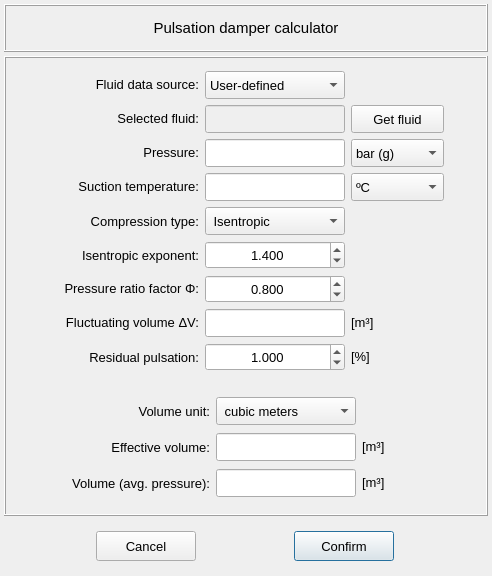
<?xml version="1.0" encoding="UTF-8"?>
<ui version="4.0">
 <class>Dialog</class>
 <widget class="QDialog" name="Dialog">
  <property name="geometry">
   <rect>
    <x>0</x>
    <y>0</y>
    <width>492</width>
    <height>576</height>
   </rect>
  </property>
  <property name="windowTitle">
   <string>Dialog</string>
  </property>
  <layout class="QGridLayout" name="gridLayout">
   <property name="leftMargin">
    <number>4</number>
   </property>
   <property name="topMargin">
    <number>4</number>
   </property>
   <property name="rightMargin">
    <number>4</number>
   </property>
   <property name="bottomMargin">
    <number>4</number>
   </property>
   <property name="spacing">
    <number>4</number>
   </property>
   <item row="1" column="0">
    <widget class="QFrame" name="frame">
     <property name="frameShape">
      <enum>QFrame::Box</enum>
     </property>
     <property name="frameShadow">
      <enum>QFrame::Raised</enum>
     </property>
     <layout class="QGridLayout" name="gridLayout_5">
      <property name="leftMargin">
       <number>4</number>
      </property>
      <property name="topMargin">
       <number>4</number>
      </property>
      <property name="rightMargin">
       <number>4</number>
      </property>
      <property name="bottomMargin">
       <number>4</number>
      </property>
      <item row="0" column="0">
       <widget class="QFrame" name="frame_2">
        <property name="frameShape">
         <enum>QFrame::NoFrame</enum>
        </property>
        <property name="frameShadow">
         <enum>QFrame::Raised</enum>
        </property>
        <layout class="QGridLayout" name="gridLayout_2">
         <property name="spacing">
          <number>6</number>
         </property>
         <item row="1" column="1">
          <widget class="QLabel" name="label_molar_mass">
           <property name="minimumSize">
            <size>
             <width>0</width>
             <height>28</height>
            </size>
           </property>
           <property name="maximumSize">
            <size>
             <width>16777215</width>
             <height>28</height>
            </size>
           </property>
           <property name="font">
            <font>
             <family>MS Shell Dlg 2</family>
             <pointsize>10</pointsize>
             <weight>50</weight>
             <italic>false</italic>
             <bold>false</bold>
            </font>
           </property>
           <property name="text">
            <string>&lt;html&gt;&lt;head/&gt;&lt;body&gt;&lt;p align=&quot;right&quot;&gt;Selected fluid:&lt;/p&gt;&lt;/body&gt;&lt;/html&gt;</string>
           </property>
           <property name="alignment">
            <set>Qt::AlignRight|Qt::AlignTrailing|Qt::AlignVCenter</set>
           </property>
          </widget>
         </item>
         <item row="5" column="1">
          <widget class="QLabel" name="label_polytropic_exponent">
           <property name="minimumSize">
            <size>
             <width>152</width>
             <height>28</height>
            </size>
           </property>
           <property name="maximumSize">
            <size>
             <width>16777215</width>
             <height>28</height>
            </size>
           </property>
           <property name="font">
            <font>
             <pointsize>10</pointsize>
             <weight>50</weight>
             <bold>false</bold>
            </font>
           </property>
           <property name="text">
            <string>Isentropic exponent:</string>
           </property>
           <property name="alignment">
            <set>Qt::AlignRight|Qt::AlignTrailing|Qt::AlignVCenter</set>
           </property>
          </widget>
         </item>
         <item row="1" column="3">
          <widget class="QPushButton" name="pushButton_get_fluid">
           <property name="minimumSize">
            <size>
             <width>0</width>
             <height>28</height>
            </size>
           </property>
           <property name="maximumSize">
            <size>
             <width>16777215</width>
             <height>28</height>
            </size>
           </property>
           <property name="font">
            <font>
             <pointsize>10</pointsize>
             <weight>50</weight>
             <italic>false</italic>
             <bold>false</bold>
            </font>
           </property>
           <property name="styleSheet">
            <string notr="true"/>
           </property>
           <property name="text">
            <string>Get fluid</string>
           </property>
           <property name="autoDefault">
            <bool>false</bool>
           </property>
           <property name="default">
            <bool>true</bool>
           </property>
           <property name="flat">
            <bool>false</bool>
           </property>
          </widget>
         </item>
         <item row="5" column="2">
          <widget class="QDoubleSpinBox" name="doubleSpinBox_isentropic_exponent">
           <property name="minimumSize">
            <size>
             <width>140</width>
             <height>28</height>
            </size>
           </property>
           <property name="maximumSize">
            <size>
             <width>140</width>
             <height>28</height>
            </size>
           </property>
           <property name="font">
            <font>
             <pointsize>10</pointsize>
            </font>
           </property>
           <property name="alignment">
            <set>Qt::AlignCenter</set>
           </property>
           <property name="decimals">
            <number>3</number>
           </property>
           <property name="minimum">
            <double>0.001000000000000</double>
           </property>
           <property name="maximum">
            <double>10.000000000000000</double>
           </property>
           <property name="singleStep">
            <double>0.050000000000000</double>
           </property>
           <property name="value">
            <double>1.400000000000000</double>
           </property>
          </widget>
         </item>
         <item row="9" column="3">
          <widget class="QLabel" name="label_13">
           <property name="minimumSize">
            <size>
             <width>72</width>
             <height>28</height>
            </size>
           </property>
           <property name="maximumSize">
            <size>
             <width>72</width>
             <height>28</height>
            </size>
           </property>
           <property name="font">
            <font>
             <family>MS Shell Dlg 2</family>
             <pointsize>10</pointsize>
             <weight>50</weight>
             <italic>false</italic>
             <bold>false</bold>
            </font>
           </property>
           <property name="text">
            <string>&lt;html&gt;&lt;head/&gt;&lt;body&gt;&lt;p&gt;[m³]&lt;/p&gt;&lt;/body&gt;&lt;/html&gt;</string>
           </property>
           <property name="alignment">
            <set>Qt::AlignLeading|Qt::AlignLeft|Qt::AlignVCenter</set>
           </property>
          </widget>
         </item>
         <item row="6" column="1">
          <widget class="QLabel" name="label_12">
           <property name="minimumSize">
            <size>
             <width>152</width>
             <height>28</height>
            </size>
           </property>
           <property name="maximumSize">
            <size>
             <width>16777215</width>
             <height>28</height>
            </size>
           </property>
           <property name="font">
            <font>
             <pointsize>10</pointsize>
             <weight>50</weight>
             <bold>false</bold>
            </font>
           </property>
           <property name="text">
            <string>&lt;html&gt;&lt;head/&gt;&lt;body&gt;&lt;p&gt;Pressure ratio factor Φ:&lt;/p&gt;&lt;/body&gt;&lt;/html&gt;</string>
           </property>
           <property name="alignment">
            <set>Qt::AlignRight|Qt::AlignTrailing|Qt::AlignVCenter</set>
           </property>
          </widget>
         </item>
         <item row="9" column="1">
          <widget class="QLabel" name="label_10">
           <property name="minimumSize">
            <size>
             <width>152</width>
             <height>28</height>
            </size>
           </property>
           <property name="maximumSize">
            <size>
             <width>16777215</width>
             <height>28</height>
            </size>
           </property>
           <property name="font">
            <font>
             <pointsize>10</pointsize>
             <weight>50</weight>
             <bold>false</bold>
            </font>
           </property>
           <property name="text">
            <string>&lt;html&gt;&lt;head/&gt;&lt;body&gt;&lt;p&gt;Fluctuating volume ΔV:&lt;/p&gt;&lt;/body&gt;&lt;/html&gt;</string>
           </property>
           <property name="alignment">
            <set>Qt::AlignRight|Qt::AlignTrailing|Qt::AlignVCenter</set>
           </property>
          </widget>
         </item>
         <item row="4" column="1">
          <widget class="QLabel" name="label_9">
           <property name="minimumSize">
            <size>
             <width>152</width>
             <height>28</height>
            </size>
           </property>
           <property name="maximumSize">
            <size>
             <width>16777215</width>
             <height>28</height>
            </size>
           </property>
           <property name="font">
            <font>
             <pointsize>10</pointsize>
             <weight>50</weight>
             <bold>false</bold>
            </font>
           </property>
           <property name="text">
            <string>Compression type:</string>
           </property>
           <property name="alignment">
            <set>Qt::AlignRight|Qt::AlignTrailing|Qt::AlignVCenter</set>
           </property>
          </widget>
         </item>
         <item row="2" column="2">
          <widget class="QLineEdit" name="lineEdit_pressure">
           <property name="minimumSize">
            <size>
             <width>110</width>
             <height>28</height>
            </size>
           </property>
           <property name="maximumSize">
            <size>
             <width>140</width>
             <height>28</height>
            </size>
           </property>
           <property name="font">
            <font>
             <pointsize>10</pointsize>
            </font>
           </property>
           <property name="focusPolicy">
            <enum>Qt::StrongFocus</enum>
           </property>
           <property name="text">
            <string/>
           </property>
           <property name="alignment">
            <set>Qt::AlignCenter</set>
           </property>
          </widget>
         </item>
         <item row="2" column="1">
          <widget class="QLabel" name="label_42">
           <property name="minimumSize">
            <size>
             <width>0</width>
             <height>28</height>
            </size>
           </property>
           <property name="maximumSize">
            <size>
             <width>16777215</width>
             <height>28</height>
            </size>
           </property>
           <property name="font">
            <font>
             <family>MS Shell Dlg 2</family>
             <pointsize>10</pointsize>
             <weight>50</weight>
             <italic>false</italic>
             <bold>false</bold>
            </font>
           </property>
           <property name="text">
            <string>&lt;html&gt;&lt;head/&gt;&lt;body&gt;&lt;p align=&quot;right&quot;&gt;Pressure:&lt;/p&gt;&lt;/body&gt;&lt;/html&gt;</string>
           </property>
           <property name="alignment">
            <set>Qt::AlignRight|Qt::AlignTrailing|Qt::AlignVCenter</set>
           </property>
          </widget>
         </item>
         <item row="1" column="2">
          <widget class="QLineEdit" name="lineEdit_selected_fluid">
           <property name="enabled">
            <bool>false</bool>
           </property>
           <property name="minimumSize">
            <size>
             <width>110</width>
             <height>28</height>
            </size>
           </property>
           <property name="maximumSize">
            <size>
             <width>140</width>
             <height>28</height>
            </size>
           </property>
           <property name="font">
            <font>
             <pointsize>10</pointsize>
            </font>
           </property>
           <property name="focusPolicy">
            <enum>Qt::StrongFocus</enum>
           </property>
           <property name="text">
            <string/>
           </property>
           <property name="alignment">
            <set>Qt::AlignCenter</set>
           </property>
          </widget>
         </item>
         <item row="9" column="4">
          <spacer name="horizontalSpacer_2">
           <property name="orientation">
            <enum>Qt::Horizontal</enum>
           </property>
           <property name="sizeHint" stdset="0">
            <size>
             <width>40</width>
             <height>20</height>
            </size>
           </property>
          </spacer>
         </item>
         <item row="4" column="2">
          <widget class="QComboBox" name="comboBox_compression_type">
           <property name="minimumSize">
            <size>
             <width>140</width>
             <height>28</height>
            </size>
           </property>
           <property name="maximumSize">
            <size>
             <width>140</width>
             <height>28</height>
            </size>
           </property>
           <property name="font">
            <font>
             <pointsize>10</pointsize>
            </font>
           </property>
           <item>
            <property name="text">
             <string> Isentropic</string>
            </property>
           </item>
           <item>
            <property name="text">
             <string> Isothermal</string>
            </property>
           </item>
          </widget>
         </item>
         <item row="9" column="0">
          <spacer name="horizontalSpacer">
           <property name="orientation">
            <enum>Qt::Horizontal</enum>
           </property>
           <property name="sizeHint" stdset="0">
            <size>
             <width>40</width>
             <height>20</height>
            </size>
           </property>
          </spacer>
         </item>
         <item row="10" column="1">
          <widget class="QLabel" name="label_11">
           <property name="minimumSize">
            <size>
             <width>152</width>
             <height>28</height>
            </size>
           </property>
           <property name="maximumSize">
            <size>
             <width>16777215</width>
             <height>28</height>
            </size>
           </property>
           <property name="font">
            <font>
             <pointsize>10</pointsize>
             <weight>50</weight>
             <bold>false</bold>
            </font>
           </property>
           <property name="text">
            <string>Residual pulsation:</string>
           </property>
           <property name="alignment">
            <set>Qt::AlignRight|Qt::AlignTrailing|Qt::AlignVCenter</set>
           </property>
          </widget>
         </item>
         <item row="10" column="2">
          <widget class="QDoubleSpinBox" name="doubleSpinBox_residual_pulsation">
           <property name="minimumSize">
            <size>
             <width>140</width>
             <height>28</height>
            </size>
           </property>
           <property name="maximumSize">
            <size>
             <width>140</width>
             <height>28</height>
            </size>
           </property>
           <property name="font">
            <font>
             <pointsize>10</pointsize>
            </font>
           </property>
           <property name="alignment">
            <set>Qt::AlignCenter</set>
           </property>
           <property name="decimals">
            <number>3</number>
           </property>
           <property name="minimum">
            <double>0.010000000000000</double>
           </property>
           <property name="singleStep">
            <double>0.250000000000000</double>
           </property>
           <property name="value">
            <double>1.000000000000000</double>
           </property>
          </widget>
         </item>
         <item row="6" column="2">
          <widget class="QDoubleSpinBox" name="doubleSpinBox_pressure_ratio">
           <property name="minimumSize">
            <size>
             <width>140</width>
             <height>28</height>
            </size>
           </property>
           <property name="maximumSize">
            <size>
             <width>140</width>
             <height>28</height>
            </size>
           </property>
           <property name="font">
            <font>
             <pointsize>10</pointsize>
            </font>
           </property>
           <property name="alignment">
            <set>Qt::AlignCenter</set>
           </property>
           <property name="decimals">
            <number>3</number>
           </property>
           <property name="minimum">
            <double>0.001000000000000</double>
           </property>
           <property name="maximum">
            <double>0.999000000000000</double>
           </property>
           <property name="singleStep">
            <double>0.050000000000000</double>
           </property>
           <property name="value">
            <double>0.800000000000000</double>
           </property>
          </widget>
         </item>
         <item row="10" column="3">
          <widget class="QLabel" name="label_36">
           <property name="minimumSize">
            <size>
             <width>72</width>
             <height>28</height>
            </size>
           </property>
           <property name="maximumSize">
            <size>
             <width>72</width>
             <height>28</height>
            </size>
           </property>
           <property name="font">
            <font>
             <family>MS Shell Dlg 2</family>
             <pointsize>10</pointsize>
             <weight>50</weight>
             <italic>false</italic>
             <bold>false</bold>
            </font>
           </property>
           <property name="text">
            <string>&lt;html&gt;&lt;head/&gt;&lt;body&gt;&lt;p&gt;[%]&lt;/p&gt;&lt;/body&gt;&lt;/html&gt;</string>
           </property>
           <property name="alignment">
            <set>Qt::AlignLeading|Qt::AlignLeft|Qt::AlignVCenter</set>
           </property>
          </widget>
         </item>
         <item row="9" column="2">
          <widget class="QLineEdit" name="lineEdit_fluctuating_volume">
           <property name="minimumSize">
            <size>
             <width>140</width>
             <height>28</height>
            </size>
           </property>
           <property name="maximumSize">
            <size>
             <width>140</width>
             <height>28</height>
            </size>
           </property>
           <property name="font">
            <font>
             <pointsize>10</pointsize>
            </font>
           </property>
           <property name="focusPolicy">
            <enum>Qt::ClickFocus</enum>
           </property>
           <property name="styleSheet">
            <string notr="true"/>
           </property>
           <property name="text">
            <string/>
           </property>
           <property name="alignment">
            <set>Qt::AlignCenter</set>
           </property>
          </widget>
         </item>
         <item row="0" column="1">
          <widget class="QLabel" name="label_molar_mass_2">
           <property name="minimumSize">
            <size>
             <width>0</width>
             <height>28</height>
            </size>
           </property>
           <property name="maximumSize">
            <size>
             <width>16777215</width>
             <height>28</height>
            </size>
           </property>
           <property name="font">
            <font>
             <family>MS Shell Dlg 2</family>
             <pointsize>10</pointsize>
             <weight>50</weight>
             <italic>false</italic>
             <bold>false</bold>
            </font>
           </property>
           <property name="text">
            <string>&lt;html&gt;&lt;head/&gt;&lt;body&gt;&lt;p align=&quot;right&quot;&gt;Fluid data source:&lt;/p&gt;&lt;/body&gt;&lt;/html&gt;</string>
           </property>
           <property name="alignment">
            <set>Qt::AlignRight|Qt::AlignTrailing|Qt::AlignVCenter</set>
           </property>
          </widget>
         </item>
         <item row="0" column="2">
          <widget class="QComboBox" name="comboBox_fluid_data_source">
           <property name="minimumSize">
            <size>
             <width>0</width>
             <height>28</height>
            </size>
           </property>
           <property name="maximumSize">
            <size>
             <width>16777215</width>
             <height>28</height>
            </size>
           </property>
           <property name="font">
            <font>
             <pointsize>10</pointsize>
            </font>
           </property>
           <property name="currentIndex">
            <number>1</number>
           </property>
           <item>
            <property name="text">
             <string>RefProp</string>
            </property>
           </item>
           <item>
            <property name="text">
             <string>User-defined</string>
            </property>
           </item>
          </widget>
         </item>
         <item row="3" column="1">
          <widget class="QLabel" name="label_44">
           <property name="minimumSize">
            <size>
             <width>0</width>
             <height>28</height>
            </size>
           </property>
           <property name="maximumSize">
            <size>
             <width>16777215</width>
             <height>28</height>
            </size>
           </property>
           <property name="font">
            <font>
             <family>MS Shell Dlg 2</family>
             <pointsize>10</pointsize>
             <weight>50</weight>
             <italic>false</italic>
             <bold>false</bold>
            </font>
           </property>
           <property name="text">
            <string>&lt;html&gt;&lt;head/&gt;&lt;body&gt;&lt;p align=&quot;right&quot;&gt;Suction temperature:&lt;/p&gt;&lt;/body&gt;&lt;/html&gt;</string>
           </property>
           <property name="alignment">
            <set>Qt::AlignCenter</set>
           </property>
          </widget>
         </item>
         <item row="3" column="2">
          <widget class="QLineEdit" name="lineEdit_temperature">
           <property name="minimumSize">
            <size>
             <width>110</width>
             <height>28</height>
            </size>
           </property>
           <property name="maximumSize">
            <size>
             <width>140</width>
             <height>28</height>
            </size>
           </property>
           <property name="font">
            <font>
             <pointsize>10</pointsize>
            </font>
           </property>
           <property name="focusPolicy">
            <enum>Qt::StrongFocus</enum>
           </property>
           <property name="text">
            <string/>
           </property>
           <property name="alignment">
            <set>Qt::AlignCenter</set>
           </property>
          </widget>
         </item>
         <item row="2" column="3">
          <widget class="QComboBox" name="comboBox_pressure_units">
           <property name="minimumSize">
            <size>
             <width>0</width>
             <height>28</height>
            </size>
           </property>
           <property name="maximumSize">
            <size>
             <width>16777215</width>
             <height>28</height>
            </size>
           </property>
           <property name="font">
            <font>
             <pointsize>10</pointsize>
            </font>
           </property>
           <property name="currentIndex">
            <number>5</number>
           </property>
           <item>
            <property name="text">
             <string>kgf/cm² (a)</string>
            </property>
           </item>
           <item>
            <property name="text">
             <string>bar (a)</string>
            </property>
           </item>
           <item>
            <property name="text">
             <string>kPa (a)</string>
            </property>
           </item>
           <item>
            <property name="text">
             <string>Pa (a)</string>
            </property>
           </item>
           <item>
            <property name="text">
             <string>kgf/cm² (g)</string>
            </property>
           </item>
           <item>
            <property name="text">
             <string>bar (g)</string>
            </property>
           </item>
           <item>
            <property name="text">
             <string>kPa (g)</string>
            </property>
           </item>
           <item>
            <property name="text">
             <string>Pa (g)</string>
            </property>
           </item>
          </widget>
         </item>
         <item row="3" column="3">
          <widget class="QComboBox" name="comboBox_temperature_units">
           <property name="minimumSize">
            <size>
             <width>0</width>
             <height>28</height>
            </size>
           </property>
           <property name="maximumSize">
            <size>
             <width>16777215</width>
             <height>28</height>
            </size>
           </property>
           <property name="font">
            <font>
             <pointsize>10</pointsize>
            </font>
           </property>
           <item>
            <property name="text">
             <string>ºC</string>
            </property>
           </item>
           <item>
            <property name="text">
             <string> K</string>
            </property>
           </item>
          </widget>
         </item>
        </layout>
       </widget>
      </item>
      <item row="1" column="0">
       <widget class="QFrame" name="frame_3">
        <property name="frameShape">
         <enum>QFrame::NoFrame</enum>
        </property>
        <property name="frameShadow">
         <enum>QFrame::Raised</enum>
        </property>
        <layout class="QGridLayout" name="gridLayout_3">
         <item row="0" column="1">
          <widget class="QLabel" name="label_16">
           <property name="minimumSize">
            <size>
             <width>152</width>
             <height>28</height>
            </size>
           </property>
           <property name="maximumSize">
            <size>
             <width>16777215</width>
             <height>28</height>
            </size>
           </property>
           <property name="font">
            <font>
             <pointsize>10</pointsize>
             <weight>50</weight>
             <bold>false</bold>
            </font>
           </property>
           <property name="text">
            <string>Volume unit:</string>
           </property>
           <property name="alignment">
            <set>Qt::AlignRight|Qt::AlignTrailing|Qt::AlignVCenter</set>
           </property>
          </widget>
         </item>
         <item row="0" column="2">
          <widget class="QComboBox" name="comboBox_volume_unit">
           <property name="minimumSize">
            <size>
             <width>72</width>
             <height>28</height>
            </size>
           </property>
           <property name="maximumSize">
            <size>
             <width>140</width>
             <height>28</height>
            </size>
           </property>
           <property name="font">
            <font>
             <pointsize>10</pointsize>
            </font>
           </property>
           <item>
            <property name="text">
             <string> cubic meters</string>
            </property>
           </item>
           <item>
            <property name="text">
             <string> cubic centimeters</string>
            </property>
           </item>
           <item>
            <property name="text">
             <string> liters</string>
            </property>
           </item>
          </widget>
         </item>
         <item row="1" column="1">
          <widget class="QLabel" name="label_15">
           <property name="minimumSize">
            <size>
             <width>152</width>
             <height>28</height>
            </size>
           </property>
           <property name="maximumSize">
            <size>
             <width>16777215</width>
             <height>28</height>
            </size>
           </property>
           <property name="font">
            <font>
             <pointsize>10</pointsize>
             <weight>50</weight>
             <bold>false</bold>
            </font>
           </property>
           <property name="text">
            <string>Effective volume:</string>
           </property>
           <property name="alignment">
            <set>Qt::AlignRight|Qt::AlignTrailing|Qt::AlignVCenter</set>
           </property>
          </widget>
         </item>
         <item row="1" column="2">
          <widget class="QLineEdit" name="lineEdit_effective_volume">
           <property name="minimumSize">
            <size>
             <width>140</width>
             <height>28</height>
            </size>
           </property>
           <property name="maximumSize">
            <size>
             <width>140</width>
             <height>28</height>
            </size>
           </property>
           <property name="font">
            <font>
             <pointsize>10</pointsize>
            </font>
           </property>
           <property name="focusPolicy">
            <enum>Qt::ClickFocus</enum>
           </property>
           <property name="styleSheet">
            <string notr="true"/>
           </property>
           <property name="text">
            <string/>
           </property>
           <property name="alignment">
            <set>Qt::AlignCenter</set>
           </property>
          </widget>
         </item>
         <item row="2" column="1">
          <widget class="QLabel" name="label_17">
           <property name="minimumSize">
            <size>
             <width>152</width>
             <height>28</height>
            </size>
           </property>
           <property name="maximumSize">
            <size>
             <width>16777215</width>
             <height>28</height>
            </size>
           </property>
           <property name="font">
            <font>
             <pointsize>10</pointsize>
             <weight>50</weight>
             <bold>false</bold>
            </font>
           </property>
           <property name="text">
            <string>Volume (avg. pressure):</string>
           </property>
           <property name="alignment">
            <set>Qt::AlignRight|Qt::AlignTrailing|Qt::AlignVCenter</set>
           </property>
          </widget>
         </item>
         <item row="2" column="2">
          <widget class="QLineEdit" name="lineEdit_volume_at_average_pressure">
           <property name="minimumSize">
            <size>
             <width>140</width>
             <height>28</height>
            </size>
           </property>
           <property name="maximumSize">
            <size>
             <width>140</width>
             <height>28</height>
            </size>
           </property>
           <property name="font">
            <font>
             <pointsize>10</pointsize>
            </font>
           </property>
           <property name="focusPolicy">
            <enum>Qt::ClickFocus</enum>
           </property>
           <property name="styleSheet">
            <string notr="true"/>
           </property>
           <property name="text">
            <string/>
           </property>
           <property name="alignment">
            <set>Qt::AlignCenter</set>
           </property>
          </widget>
         </item>
         <item row="1" column="0">
          <spacer name="horizontalSpacer_3">
           <property name="orientation">
            <enum>Qt::Horizontal</enum>
           </property>
           <property name="sizeHint" stdset="0">
            <size>
             <width>40</width>
             <height>20</height>
            </size>
           </property>
          </spacer>
         </item>
         <item row="1" column="4">
          <spacer name="horizontalSpacer_4">
           <property name="orientation">
            <enum>Qt::Horizontal</enum>
           </property>
           <property name="sizeHint" stdset="0">
            <size>
             <width>40</width>
             <height>20</height>
            </size>
           </property>
          </spacer>
         </item>
         <item row="1" column="3">
          <widget class="QLabel" name="label_effective_volume_unit">
           <property name="minimumSize">
            <size>
             <width>72</width>
             <height>28</height>
            </size>
           </property>
           <property name="maximumSize">
            <size>
             <width>72</width>
             <height>28</height>
            </size>
           </property>
           <property name="font">
            <font>
             <family>MS Shell Dlg 2</family>
             <pointsize>10</pointsize>
             <weight>50</weight>
             <italic>false</italic>
             <bold>false</bold>
            </font>
           </property>
           <property name="text">
            <string>&lt;html&gt;&lt;head/&gt;&lt;body&gt;&lt;p&gt;[m³]&lt;/p&gt;&lt;/body&gt;&lt;/html&gt;</string>
           </property>
           <property name="alignment">
            <set>Qt::AlignLeading|Qt::AlignLeft|Qt::AlignVCenter</set>
           </property>
          </widget>
         </item>
         <item row="2" column="3">
          <widget class="QLabel" name="label_volume_avg_pressure_unit">
           <property name="minimumSize">
            <size>
             <width>72</width>
             <height>28</height>
            </size>
           </property>
           <property name="maximumSize">
            <size>
             <width>72</width>
             <height>28</height>
            </size>
           </property>
           <property name="font">
            <font>
             <family>MS Shell Dlg 2</family>
             <pointsize>10</pointsize>
             <weight>50</weight>
             <italic>false</italic>
             <bold>false</bold>
            </font>
           </property>
           <property name="text">
            <string>&lt;html&gt;&lt;head/&gt;&lt;body&gt;&lt;p&gt;[m³]&lt;/p&gt;&lt;/body&gt;&lt;/html&gt;</string>
           </property>
           <property name="alignment">
            <set>Qt::AlignLeading|Qt::AlignLeft|Qt::AlignVCenter</set>
           </property>
          </widget>
         </item>
        </layout>
       </widget>
      </item>
     </layout>
    </widget>
   </item>
   <item row="0" column="0">
    <widget class="QFrame" name="frame_18">
     <property name="minimumSize">
      <size>
       <width>0</width>
       <height>48</height>
      </size>
     </property>
     <property name="maximumSize">
      <size>
       <width>16777215</width>
       <height>48</height>
      </size>
     </property>
     <property name="font">
      <font>
       <pointsize>8</pointsize>
      </font>
     </property>
     <property name="frameShape">
      <enum>QFrame::Box</enum>
     </property>
     <property name="frameShadow">
      <enum>QFrame::Raised</enum>
     </property>
     <layout class="QGridLayout" name="gridLayout_12">
      <property name="leftMargin">
       <number>0</number>
      </property>
      <property name="topMargin">
       <number>0</number>
      </property>
      <property name="rightMargin">
       <number>0</number>
      </property>
      <property name="bottomMargin">
       <number>0</number>
      </property>
      <property name="spacing">
       <number>0</number>
      </property>
      <item row="0" column="0">
       <widget class="QLabel" name="label">
        <property name="minimumSize">
         <size>
          <width>0</width>
          <height>32</height>
         </size>
        </property>
        <property name="font">
         <font>
          <family>MS Shell Dlg 2</family>
          <pointsize>11</pointsize>
          <weight>50</weight>
          <italic>false</italic>
          <bold>false</bold>
         </font>
        </property>
        <property name="frameShape">
         <enum>QFrame::NoFrame</enum>
        </property>
        <property name="text">
         <string>Pulsation damper calculator</string>
        </property>
        <property name="textFormat">
         <enum>Qt::AutoText</enum>
        </property>
        <property name="alignment">
         <set>Qt::AlignCenter</set>
        </property>
       </widget>
      </item>
     </layout>
    </widget>
   </item>
   <item row="2" column="0">
    <widget class="QFrame" name="frame_4">
     <property name="minimumSize">
      <size>
       <width>0</width>
       <height>52</height>
      </size>
     </property>
     <property name="maximumSize">
      <size>
       <width>16777215</width>
       <height>52</height>
      </size>
     </property>
     <property name="frameShape">
      <enum>QFrame::NoFrame</enum>
     </property>
     <property name="frameShadow">
      <enum>QFrame::Raised</enum>
     </property>
     <layout class="QGridLayout" name="gridLayout_4">
      <property name="leftMargin">
       <number>0</number>
      </property>
      <property name="topMargin">
       <number>0</number>
      </property>
      <property name="rightMargin">
       <number>0</number>
      </property>
      <property name="bottomMargin">
       <number>0</number>
      </property>
      <property name="verticalSpacing">
       <number>0</number>
      </property>
      <item row="0" column="1">
       <widget class="QPushButton" name="pushButton_confirm">
        <property name="minimumSize">
         <size>
          <width>100</width>
          <height>30</height>
         </size>
        </property>
        <property name="maximumSize">
         <size>
          <width>100</width>
          <height>30</height>
         </size>
        </property>
        <property name="font">
         <font>
          <pointsize>10</pointsize>
          <weight>50</weight>
          <italic>false</italic>
          <bold>false</bold>
         </font>
        </property>
        <property name="styleSheet">
         <string notr="true"/>
        </property>
        <property name="text">
         <string>Confirm</string>
        </property>
        <property name="autoDefault">
         <bool>false</bool>
        </property>
        <property name="default">
         <bool>true</bool>
        </property>
        <property name="flat">
         <bool>false</bool>
        </property>
       </widget>
      </item>
      <item row="0" column="0">
       <widget class="QPushButton" name="pushButton_cancel">
        <property name="minimumSize">
         <size>
          <width>100</width>
          <height>30</height>
         </size>
        </property>
        <property name="maximumSize">
         <size>
          <width>100</width>
          <height>30</height>
         </size>
        </property>
        <property name="font">
         <font>
          <pointsize>10</pointsize>
          <weight>50</weight>
          <italic>false</italic>
          <bold>false</bold>
         </font>
        </property>
        <property name="styleSheet">
         <string notr="true"/>
        </property>
        <property name="text">
         <string>Cancel</string>
        </property>
        <property name="autoDefault">
         <bool>false</bool>
        </property>
        <property name="default">
         <bool>false</bool>
        </property>
        <property name="flat">
         <bool>false</bool>
        </property>
       </widget>
      </item>
     </layout>
    </widget>
   </item>
  </layout>
 </widget>
 <resources/>
 <connections/>
</ui>
